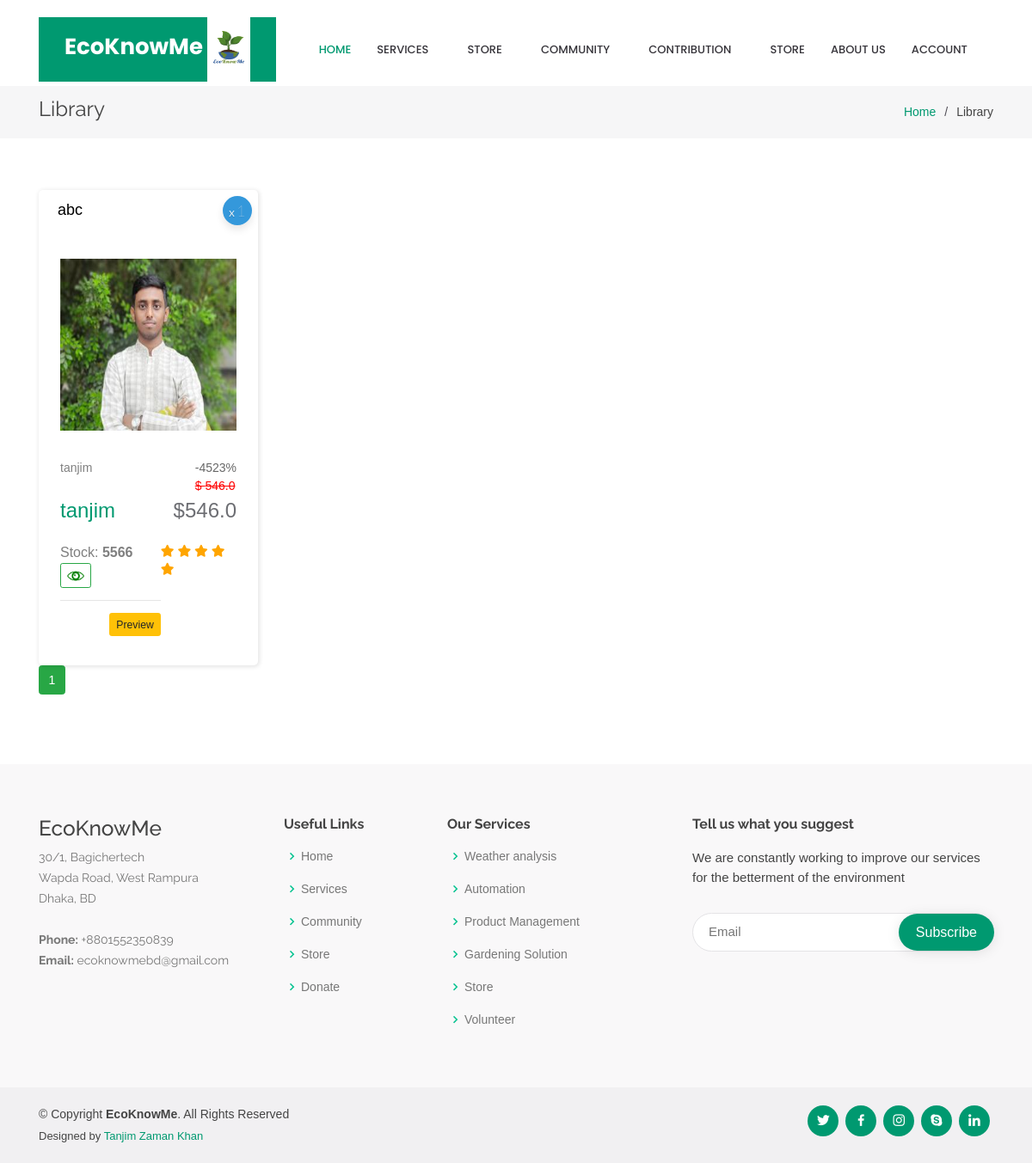
The page /library on the database its author committed.
### flaskblog/models.py (models this page shows)
class Product(db.Model, UserMixin):
    id = db.Column(db.Integer, primary_key=True)
    name = db.Column(db.String(100), nullable=False)
    page = db.Column(db.String(100), nullable=False)
    link = db.Column(db.String(100), nullable=False)
    stock = db.Column(db.String(100), nullable=False)
    desc = db.Column(db.String(100), nullable=False)
    brand = db.Column(db.String(100), nullable=False)
    category = db.Column(db.String(100), nullable=False)
    user_id = db.Column(db.Integer, db.ForeignKey('user.id'), nullable=False)
    image_1 = db.Column(db.String(20), nullable=False, default='default.jpg')
    image_2 = db.Column(db.String(20), nullable=False, default='default.jpg')
    image_3 = db.Column(db.String(20), nullable=False, default='default.jpg')
    status = db.Column(db.String(5), nullable=False, default='aprove')

### flaskblog/main/routes.py (the view)
@main.route('/library', methods=['GET','POST'])
def show_product():
	brands = Brandname.query.all()
	categories = Catagoryname.query.all()
	page = request.args.get('page', 1, type=int)
	products = Product.query.order_by(Product.name.desc()).paginate(page=page, per_page=5)
	return render_template('show_product.html', title='Library', brands=brands,categories=categories, products =products)

### flaskblog/templates/show_product.html (shortened to what this page needs)
{% extends "layout.html" %}
{% block content %}
<div class="row">
{% for product in products.items %}
        <div class="col-md-3">
            <div class="bbb_deals">
                <div class="ribbon ribbon-top-right"><span><small class="cross">x </small>1</span></div>
                <div class="bbb_deals_title">{{product.category}}</div>
                <div class="bbb_deals_slider_container">
                    <div class=" bbb_deals_item">
                        <div class="bbb_deals_image"><img height="200" width="200" src="{{ url_for('static', filename='product_pics/' + product.image_2) }}" alt=""></div>
                        <div class="bbb_deals_content">
                            <div class="bbb_deals_info_line d-flex flex-row justify-content-start">
                                <div class="bbb_deals_item_category"><a href="#">{{product.brand}}</a></div>
                                <div class="bbb_deals_item_price_a ml-auto"><div style="text-align: center;">-{{product.link}}% </div><strike>$ {{product.page}}</strike></div>
                            </div>
                            <div class="bbb_deals_info_line d-flex flex-row justify-content-start">
                                <div class="bbb_deals_item_name"><a href="{{url_for('main.single_page',id=product.id)}}">{{product.name}}</a></div>
                                <div class="bbb_deals_item_price ml-auto">${{product.page}}</div>
                            </div>
                            <div class="available">
                                <div class="available_line d-flex flex-row justify-content-start">
                                    <div class="available_title">Stock: <span>{{product.stock}}</span>
                                    	<button data-toggle="modal" data-target="#deleteModal-{{product.id}}" class="btn btn-sm btn-outline-success"><img height="20px" width="20px" ></button><hr>
                                    	<form action="" method="post">
                  <a href="{{product.link}}"><button type="submit" class="btn btn-sm btn-warning float-right">Preview</button></a>
              </form>
                                    </div>
                                    <div class="sold_stars ml-auto"> <i class="fa fa-star"></i> <i class="fa fa-star"></i> <i class="fa fa-star"></i> <i class="fa fa-star"></i> <i class="fa fa-star"></i> </div>
                                </div>
                            </div>
                        </div>
                    </div>
                </div>
            </div>
        </div>
{% endfor %}
    </div>
{% for page_num in products.iter_pages(left_edge=1, right_edge=1, left_current=1, right_current=2) %}
      {% if page_num %}
        {% if products.page == page_num %}
          <a class="btn btn-success mb-4" href="{{ url_for('main.show_product', page=page_num) }}">{{ page_num }}</a>
        {% else %}
          <a class="btn btn-outline-success mb-4" href="{{ url_for('main.show_product', page=page_num) }}">{{ page_num }}</a>
        {% endif %}
      {% else %}
        ...
      {% endif %}
    {% endfor %}
{% endblock content %}

### flaskblog/static/style.css (style rules this page uses)
html { background: #fff; color: #000; -webkit-text-size-adjust: 100%; -ms-text-size-adjust: 100%; }
html, button, input, select, textarea { font-family: sans-serif; }
body { margin: 0; }
a { background: transparent; }
small { font-size: 80%; }
img { border: 0; }
button, input, select, textarea { font-family: inherit; font-size: 100%; margin: 0; vertical-align: baseline; }
button, input { line-height: normal; }
button, select { text-transform: none; }
button, html input[type="button"], input[type="reset"], input[type="submit"] { -webkit-appearance: button; cursor: pointer; }
*, *:before, *:after { box-sizing: border-box; }
html { font-size: 14px; }
body { color: #bfc1c8; font-family: "Roboto", "Open Sans", sans-serif; font-size: 14px; font-weight: 300; line-height: 1.5; background: #1e202b; }
hr { border: none; border-bottom: 1px solid #777; }
a { text-decoration: none; color: #009ad8; }
.button, form input[type="submit"], form button, form input[type="reset"] { border: none; background: #009ad8; padding: 10px 20px; border-radius: 30px; color: white; }
.row { margin-left: -15px; margin-right: -15px; *zoom: 1; }
.row:after { content: " "; clear: both; display: block; overflow: hidden; height: 0; }
.col-xs-1, .col-sm-1, .col-md-1, .col-lg-1, .col-xs-2, .col-sm-2, .col-md-2, .col-lg-2, .col-xs-3, .col-sm-3, .col-md-3, .col-lg-3, .col-xs-4, .col-sm-4, .col-md-4, .col-lg-4, .col-xs-5, .col-sm-5, .col-md-5, .col-lg-5, .col-xs-6, .col-sm-6, .col-md-6, .col-lg-6, .col-xs-7, .col-sm-7, .col-md-7, .col-lg-7, .col-xs-8, .col-sm-8, .col-md-8, .col-lg-8, .col-xs-9, .col-sm-9, .col-md-9, .col-lg-9, .col-xs-10, .col-sm-10, .col-md-10, .col-lg-10, .col-xs-11, .col-sm-11, .col-md-11, .col-lg-11, .col-xs-12, .col-sm-12, .col-md-12, .col-lg-12 { position: relative; min-height: 1px; padding-left: 15px; padding-right: 15px; }
@media (min-width: 992px) { .col-md-1, .col-md-2, .col-md-3, .col-md-4, .col-md-5, .col-md-6, .col-md-7, .col-md-8, .col-md-9, .col-md-10, .col-md-11, .col-md-12 { float: left; } }
@media (min-width: 992px) { .col-md-3 { width: 25%; } }

### flaskblog/static/assets/css/style.css (style rules this page uses)
body { font-family: "Open Sans", sans-serif; color: #444444; }
a { color: #009970; }

### flaskblog/templates/layout.html (style rules this page uses)
body { margin:0;height:2000px; }

### flaskblog/templates/show_product.html (style rules this page uses)
html, body { height: 100% }
body { display: grid; background: #fff; font-family: 'Manrope', sans-serif }
.cross { font-size: 10px }
.ribbon { width: 150px; height: 150px; overflow: hidden; position: absolute }
.ribbon span { position: absolute; display: block; width: 34px; border-radius: 50%; padding: 8px 0; background-color: #3498db; box-shadow: 0 5px 10px rgba(0, 0, 0, .1); color: #fff; font: 100 18px/1 'Lato', sans-serif; text-shadow: 0 1px 1px rgba(0, 0, 0, .2); text-transform: uppercase; text-align: center }
.ribbon-top-right { top: -10px; right: -10px }
.ribbon-top-right::before, .ribbon-top-right::after { border-top-color: transparent; border-right-color: transparent }
.ribbon-top-right::before { top: 0; left: 17px }
.ribbon-top-right::after { bottom: 17px; right: 0 }
.sold_stars i { color: orange }
.ribbon-top-right span { right: 17px; top: 17px }
div { display: block; position: relative; -webkit-box-sizing: border-box; -moz-box-sizing: border-box; box-sizing: border-box }
.bbb_deals { width: 100%; margin-right: 7%; padding-top: 80px; padding-left: 25px; padding-right: 25px; padding-bottom: 34px; box-shadow: 1px 1px 5px 1px rgba(0, 0, 0, 0.1); border-radius: 5px; margin-top: 0px }
.bbb_deals_title { position: absolute; top: 10px; left: 22px; font-size: 18px; font-weight: 500; color: #000000 }
.bbb_deals_slider_container { width: 100% }
.bbb_deals_item { width: 100% !important }
.bbb_deals_image { width: 100% }
.bbb_deals_image img { width: 100% }
.bbb_deals_content { margin-top: 33px }
.bbb_deals_item_category a { font-size: 14px; font-weight: 400; color: rgba(0, 0, 0, 0.5) }
.bbb_deals_item_price_a { font-size: 14px; font-weight: 400; color: rgba(0, 0, 0, 0.6) }
.bbb_deals_item_price_a strike { color: red }
.bbb_deals_item_name { font-size: 24px; font-weight: 400; color: #000000 }
.bbb_deals_item_price { font-size: 24px; font-weight: 500; color: #6d6e73 }
.available { margin-top: 19px }
.available_title { font-size: 16px; color: rgba(0, 0, 0, 0.5); font-weight: 400 }
.available_title span { font-weight: 700 }

### rows shown on the page
Product: category "abc", image_2 (picture), brand "tanjim", link "4523", page "546.0", name "tanjim", stock "5566"

### other values the page prints
{{ title }} "Library"
{{ page_num }} "1"
